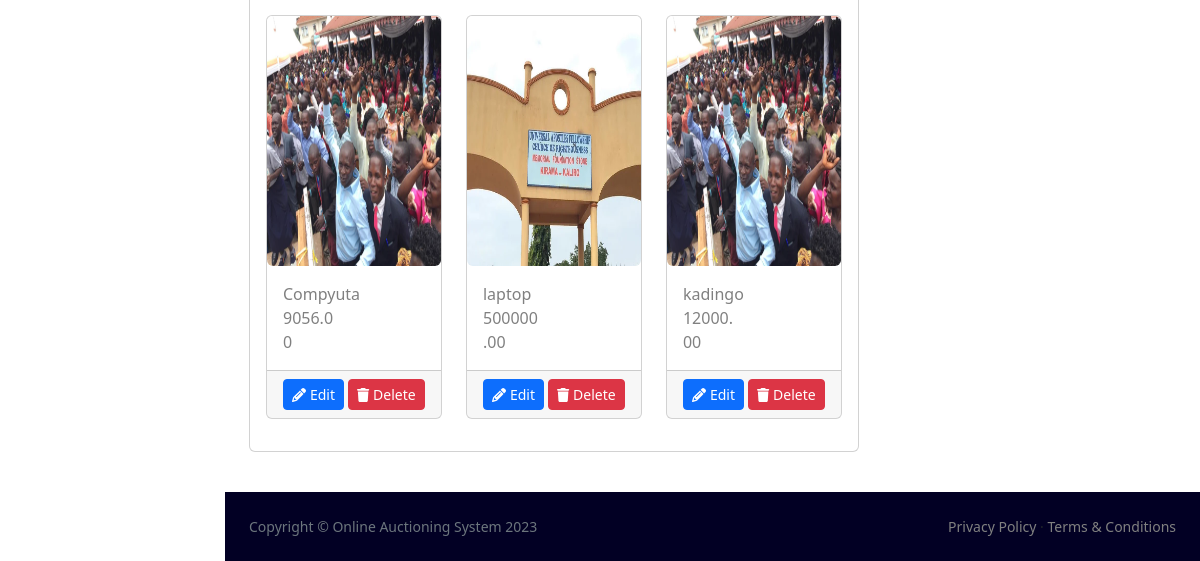
The page /my_auctions/ (signed in, lower part) on the database as committed earlier.
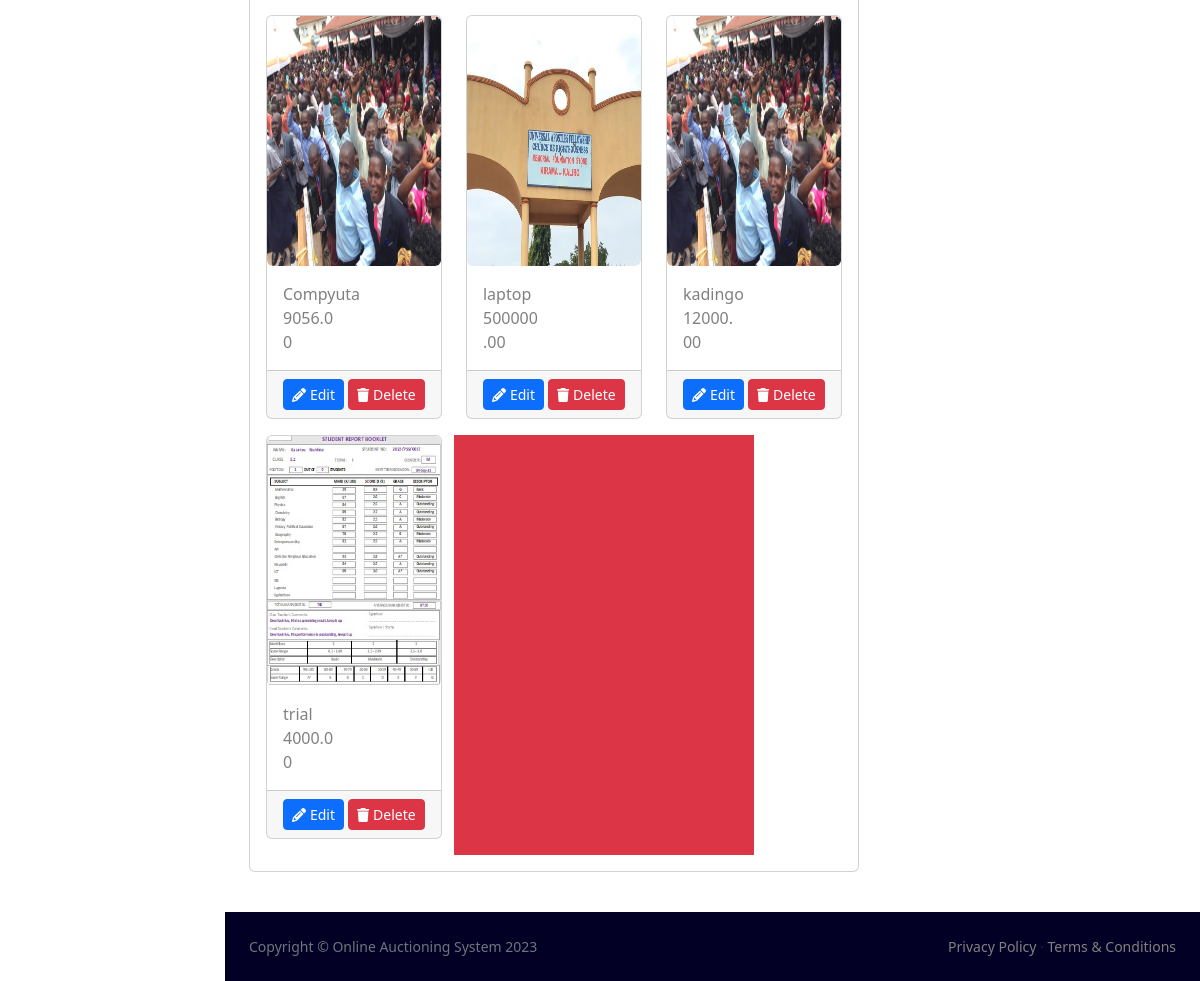
The same page on the database as committed later.
### core/models.py (models this page shows, shortened)
class Product(models.Model):
    seller = models.ForeignKey(DjangoUser, on_delete=models.CASCADE, null=True)
    name = models.CharField(max_length=255, default="New Product")
    description = models.TextField(null=True)
    start_price = models.DecimalField(max_digits=10, decimal_places=2, default=0)
    end_time = models.DateTimeField(null=True)
    image = models.ImageField(upload_to='product_images/', null=True)

### core/views.py (the view)
# urls.py: path("my_auctions/", views.my_auctions, name="my_auctions"),
@login_required(login_url="login")
def my_auctions(request):
    user = request.user
    user_products = models.Product.objects.filter(seller=user)  # Getting user products
    if request.method == "POST":
        form = forms.ProductForm(request.POST, request.FILES)
        if form.is_valid():
            product = form.save(commit=False)
            product.seller = user
            product.save()
            messages.success(request, "Product added successfully.")
            return redirect("my_auctions")  # Redirect back to the same page
    else:
        form = forms.ProductForm()  # Creating a new form for rendering in the template
    return render(request, "core/my_auctions.html", {
        "form": form,
        "user_products": user_products,
    })

### templates/core/my_auctions.html (shortened to what this page needs)
{% extends 'base.html' %}
{%block body%}
<div class="container-fluid p-4">
    <div class="row mb-3 gap-2 gap-md-0">
        <div class="col-md-8">
            <div class="card">
                <div class="card-body">
                    <div class="row">
                        {% if user_products %}
                        {% for product in user_products %}
                        <div class="col-6 col-sm-4">
                            <div class="card mb-3">
                                <a href="{% url 'product_details' product.id %}">
                                    <img src="{{ product.image.url }}" alt="{{ product.name }}"
                                        class="image-small image-medium image-large rounded">
                                    <div class="card-body">
                                        <div>{{ product.name }}</div>
                                        <div class="row">
                                            <div class="col-6">{{ product.start_price }}</div>
                                        </div>
                                    </div>
                                </a>
                                <div class="card-footer mx-auto">
                                    <a href="" class="btn btn-sm btn-primary">
                                        <i class="fa fa-pencil"></i> Edit
                                    </a>
                                    <a href="" class="btn btn-sm btn-danger">
                                        <i class="fa fa-trash"></i> Delete
                                    </a>
                                </div>
                            </div>
                        </div>
                        {% endfor %}
                        {% else %}
                        <p class="text-center">Oooops!!! You have no ongoing auctions</p>
                        {% endif %}
                        <div class="col-md-6 bg-danger"></div>
                    </div>
                </div>
            </div>
        </div>
        <div class="col-md-4">
        </div>
    </div>
</div>
{% endblock body %}

Rows that differ between the two databases and show on the page:
added Product: image (picture), name "trial", start_price "4000.00"
